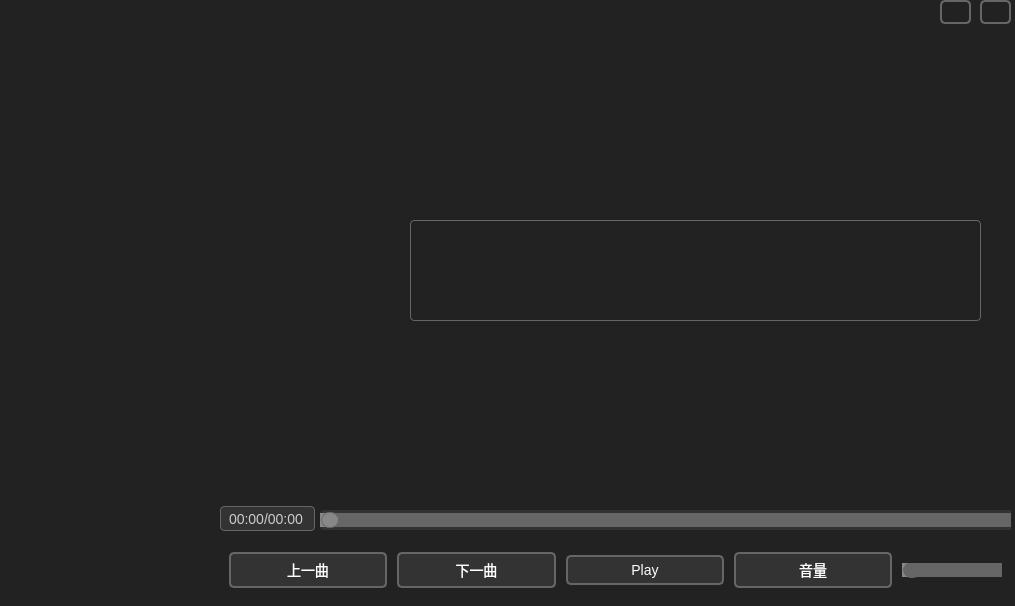
<?xml version="1.0" encoding="UTF-8"?>
<ui version="4.0">
 <class>MainWindow</class>
 <widget class="QWidget" name="MainWindow">
  <property name="geometry">
   <rect>
    <x>0</x>
    <y>0</y>
    <width>1015</width>
    <height>606</height>
   </rect>
  </property>
  <property name="windowTitle">
   <string>Form</string>
  </property>
  <property name="styleSheet">
   <string notr="true">* {
    font-family: &quot;微软雅黑&quot;, &quot;Arial&quot;, sans-serif;
    color: #333333;
    font-size: 14px;
}

/* 针对所有的 QLabel */
QLabel {
    font-family: &quot;微软雅黑&quot;, &quot;Arial&quot;, sans-serif;
    color: #333333;
    font-size: 14px;
}
/* 所有控件的边框 */
* {
    border: none;
    border-style: none;
}

/* 使所有控件的边框透明 */
* {
    border-color: transparent;
}

/* 主窗口样式 */
QWidget#MainWindow {
    background-color: #222222; /* 主窗口背景色 */
}

/* 按钮样式 */
QPushButton {
    background-color: #333333; /* 按钮的背景色 */
    color: #FFFFFF; /* 按钮的文本颜色 */
    border: 2px solid #666666; /* 按钮的边框 */
    border-radius: 5px; /* 按钮的边框圆角 */
    padding: 5px 10px; /* 按钮的内边距 */
}

/* 按钮在鼠标悬停时的样式 */
QPushButton:hover {
    background-color: #555555;
}

/* 按钮在被按下时的样式 */
QPushButton:pressed {
    background-color: #222222;
}

/* 滑块样式 */
QSlider {
    background: #222222; /* 滑块的背景色 */
}

/* 滑轨样式 */
QSlider::groove:horizontal {
    border: 1px solid #666666;
    height: 8px; /* 滑轨的高度 */
    background: #111111; /* 滑轨的背景色 */
    margin: 2px 0;
    border-radius: 4px;
}

/* 滑块样式 */
QSlider::handle:horizontal {
    background: #666666; /* 滑块的背景色 */
    border: 1px solid #666666;
    width: 16px; /* 滑块的宽度 */
    height: 16px; /* 滑块的高度 */
    margin: -4px 0;
    border-radius: 8px;
}

/* 刻度线样式 */
QSlider::tickmark:horizontal {
    width: 5px; /* 刻度线的宽度 */
    height: 5px; /* 刻度线的高度 */
    background: #666666; /* 刻度线的颜色 */
    border-radius: 2px;
}

/* 刻度值样式 */
QSlider::add-page:horizontal {
    background: #666666; /* 刻度值的颜色 */
}

/* 已选取的刻度值样式 */
QSlider::sub-page:horizontal {
    background: #888888; /* 已选取的刻度值的颜色 */
}

/* QLabel样式 */
QLabel {
    color: #CCCCCC; /* 文本颜色 */
    background-color: #222222; /* 背景颜色 */
    border: 1px solid #666666; /* 边框 */
    padding: 5px; /* 内边距 */
    border-radius: 4px; /* 边框圆角 */
}
</string>
  </property>
  <widget class="QGroupBox" name="btnGroup">
   <property name="geometry">
    <rect>
     <x>220</x>
     <y>540</y>
     <width>791</width>
     <height>61</height>
    </rect>
   </property>
   <property name="title">
    <string/>
   </property>
   <layout class="QHBoxLayout" name="horizontalLayout">
    <property name="spacing">
     <number>10</number>
    </property>
    <item>
     <widget class="QPushButton" name="PreMusicBtn">
      <property name="text">
       <string>上一曲</string>
      </property>
     </widget>
    </item>
    <item>
     <widget class="QPushButton" name="NextMusicBtn">
      <property name="text">
       <string>下一曲</string>
      </property>
     </widget>
    </item>
    <item>
     <widget class="QPushButton" name="PlayAndPauseMusicBtn">
      <property name="text">
       <string>Play</string>
      </property>
     </widget>
    </item>
    <item>
     <widget class="QPushButton" name="VolumeChangeBtn">
      <property name="text">
       <string>音量</string>
      </property>
     </widget>
    </item>
    <item>
     <widget class="QSlider" name="VolumeSlider">
      <property name="maximumSize">
       <size>
        <width>100</width>
        <height>16777215</height>
       </size>
      </property>
      <property name="orientation">
       <enum>Qt::Horizontal</enum>
      </property>
     </widget>
    </item>
   </layout>
  </widget>
  <widget class="QListWidget" name="PlayListWidget">
   <property name="geometry">
    <rect>
     <x>20</x>
     <y>20</y>
     <width>191</width>
     <height>581</height>
    </rect>
   </property>
   <property name="styleSheet">
    <string notr="true">#PlayListWidget::item {
    background-color: #393d49;
    color: #ffffff;
    border: transparent;
    padding: 8px;
}

#PlayListWidget::item:hover {
    background-color: #4e5465;
}

#PlayListWidget::item:selected {
    border-left: 5px solid #009688;
}
/* 滚动条样式 */
QScrollBar:vertical {
    border: none; /* 垂直滚动条的边框 */
    background: transparent; /* 垂直滚动条的背景 */
    width: 12px; /* 垂直滚动条的宽度 */
    margin: 0px 0px 0px 0px;
}

QScrollBar::handle:vertical {
    background: #666666; /* 滑块的背景色 */
    min-height: 20px; /* 滑块的最小高度 */
    border-radius: 6px; /* 滑块的边框圆角 */
}

QScrollBar::handle:vertical:hover {
    background: #888888; /* 滑块的背景色（悬停时） */
}

QScrollBar::sub-line:vertical {
    background: transparent; /* 滚动条上部按钮的背景 */
    height: 0px;
}

QScrollBar::add-line:vertical {
    background: transparent; /* 滚动条下部按钮的背景 */
    height: 0px;
}

QScrollBar::sub-page:vertical {
    background: transparent; /* 滚动条上部区域的背景 */
}

QScrollBar::add-page:vertical {
    background: transparent; /* 滚动条下部区域的背景 */
}
/* 列表控件的背景 */
QListWidget {
    background-color: #222222; /* 列表控件的背景色 */
}

/* 水平滚动条样式 */
QScrollBar:horizontal {
    border: none; /* 水平滚动条的边框 */
    background: transparent; /* 水平滚动条的背景 */
    height: 12px; /* 水平滚动条的高度 */
    margin: 0px 0px 0px 0px;
}

QScrollBar::handle:horizontal {
    background: #666666; /* 滑块的背景色 */
    min-width: 20px; /* 滑块的最小宽度 */
    border-radius: 6px; /* 滑块的边框圆角 */
}

QScrollBar::handle:horizontal:hover {
    background: #888888; /* 滑块的背景色（悬停时） */
}

QScrollBar::sub-line:horizontal {
    background: transparent; /* 滚动条左部按钮的背景 */
    width: 0px;
}

QScrollBar::add-line:horizontal {
    background: transparent; /* 滚动条右部按钮的背景 */
    width: 0px;
}

QScrollBar::sub-page:horizontal {
    background: transparent; /* 滚动条左部区域的背景 */
}

QScrollBar::add-page:horizontal {
    background: transparent; /* 滚动条右部区域的背景 */
}

</string>
   </property>
  </widget>
  <widget class="QGroupBox" name="MediaArea">
   <property name="geometry">
    <rect>
     <x>220</x>
     <y>30</y>
     <width>791</width>
     <height>501</height>
    </rect>
   </property>
   <property name="title">
    <string/>
   </property>
   <widget class="QSlider" name="timeSlider">
    <property name="geometry">
     <rect>
      <x>100</x>
      <y>480</y>
      <width>701</width>
      <height>20</height>
     </rect>
    </property>
    <property name="styleSheet">
     <string notr="true">QSlider {
    background: #333333; /* 滑块的背景色 */
 	border-radius: 4px; /* 边框圆角 */
}

/* 滑轨样式 */
QSlider::groove:horizontal {
    border: 1px solid #666666;
    height: 8px; /* 滑轨的高度 */
    background: #222222; /* 滑轨的背景色 */
    margin: 2px 0;
    border-radius: 4px;
}

/* 滑块样式 */
QSlider::handle:horizontal {
    background: #888888; /* 滑块的背景色 */
    border: 1px solid #666666;
    width: 16px; /* 滑块的宽度 */
    height: 16px; /* 滑块的高度 */
    margin: -4px 0;
    border-radius: 8px;
}

/* 刻度线样式 */
QSlider::tickmark:horizontal {
    width: 5px; /* 刻度线的宽度 */
    height: 5px; /* 刻度线的高度 */
    background: #666666; /* 刻度线的颜色 */
    border-radius: 2px;
}

/* 刻度值样式 */
QSlider::add-page:horizontal {
    background: #666666; /* 刻度值的颜色 */
}

/* 已选取的刻度值样式 */
QSlider::sub-page:horizontal {
    background: #888888; /* 已选取的刻度值的颜色 */
}
</string>
    </property>
    <property name="orientation">
     <enum>Qt::Horizontal</enum>
    </property>
   </widget>
   <widget class="QLabel" name="timeLabel">
    <property name="geometry">
     <rect>
      <x>0</x>
      <y>476</y>
      <width>95</width>
      <height>25</height>
     </rect>
    </property>
    <property name="styleSheet">
     <string notr="true">QLabel {
    color: #CCCCCC; /* 文本颜色 */
    background-color: #333333; /* 背景颜色 */
    border: 1px solid #666666; /* 边框 */
    padding: 5px; /* 内边距 */
    border-radius: 4px; /* 边框圆角 */
}
</string>
    </property>
    <property name="text">
     <string>00:00/00:00</string>
    </property>
   </widget>
   <widget class="QLabel" name="VideoTip">
    <property name="geometry">
     <rect>
      <x>190</x>
      <y>190</y>
      <width>571</width>
      <height>101</height>
     </rect>
    </property>
    <property name="text">
     <string/>
    </property>
   </widget>
  </widget>
  <widget class="QPushButton" name="CloseBtn">
   <property name="geometry">
    <rect>
     <x>980</x>
     <y>0</y>
     <width>31</width>
     <height>24</height>
    </rect>
   </property>
   <property name="styleSheet">
    <string notr="true">#CloseBtn {
    background-color: #222222; /* 主窗口背景色 */
}</string>
   </property>
   <property name="text">
    <string/>
   </property>
  </widget>
  <widget class="QPushButton" name="HideBtn">
   <property name="geometry">
    <rect>
     <x>940</x>
     <y>0</y>
     <width>31</width>
     <height>24</height>
    </rect>
   </property>
   <property name="styleSheet">
    <string notr="true">#HideBtn {
    background-color: #222222; /* 主窗口背景色 */
}</string>
   </property>
   <property name="text">
    <string/>
   </property>
  </widget>
 </widget>
 <resources/>
 <connections/>
</ui>
